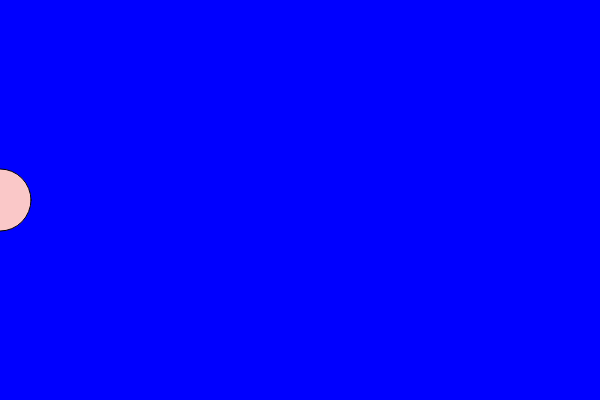
Frame 1 (no input)
Frame 60 (no input): identical to frame 1, image omitted
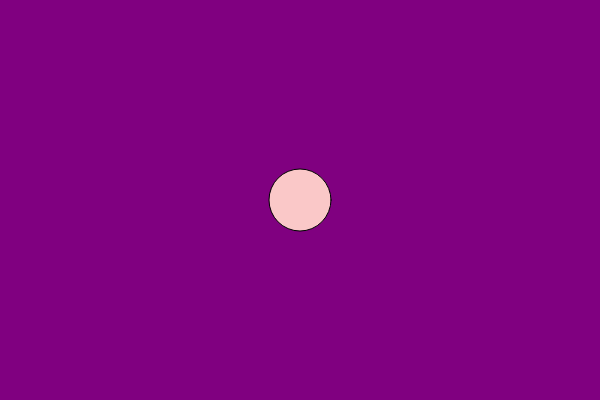
Frame 120 (the mouse pressed at the canvas centre since frame 60)

The p5.js sketch that drew these frames (run headless with seeded random() and noise() and a simulated clock; from frame 60 on, the mouse is pressed at the canvas centre):

// p5.js sketch
// ── sketch.js
var r = 0;
var b = 255;

function setup() {
  createCanvas(600, 400);
}

// when mouse is at 0 x, background is blue
// when mouse is at 600 x, background is red
// when mouse is in between, background is various shade of blue - purple - red
function draw() {

  // map(value being mapped, min output, max output, min input, max inpu)
  r = map(mouseX, 0, 600, 0, 255);
  b = map(mouseX, 0, 600, 255, 0);

  background(r, 0, b);

  //ellipse
  fill(250, 200, 200);
  ellipse(mouseX, 200, 62, 62);

}
